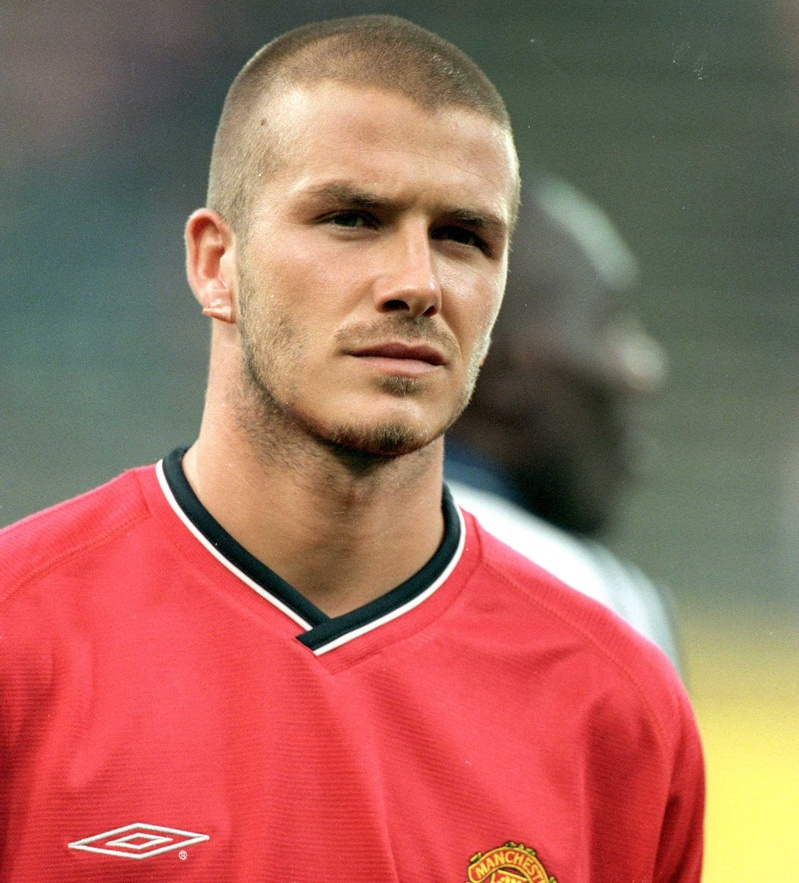
#> input picture images/beckham.jpg, 799 x 883 px, shrunk from 1920 x 2120 before the run
$ python rotate.py
#> lines starting #> are read from the running program, lines starting #| are printed output that depends on the picture
#https://www.udemy.com/pythoncv/learn/v4/t/lecture/5562732?start=0
import numpy as np
import cv2

pic = cv2.imread(r'images/beckham.jpg')
#> pic is the input picture: shape (883, 799, 3); mean B, G, R 93.4, 107.3, 159.6
cols = pic.shape[1]
#> cols = 799
rows = pic.shape[0]
#> rows = 883
centre =(cols/2,rows/2)
#> centre = (399.5, 441.5)
angle = 90

M = cv2.getRotationMatrix2D(centre, angle, 1)
rotate = cv2.warpAffine(pic, M, (cols, rows))
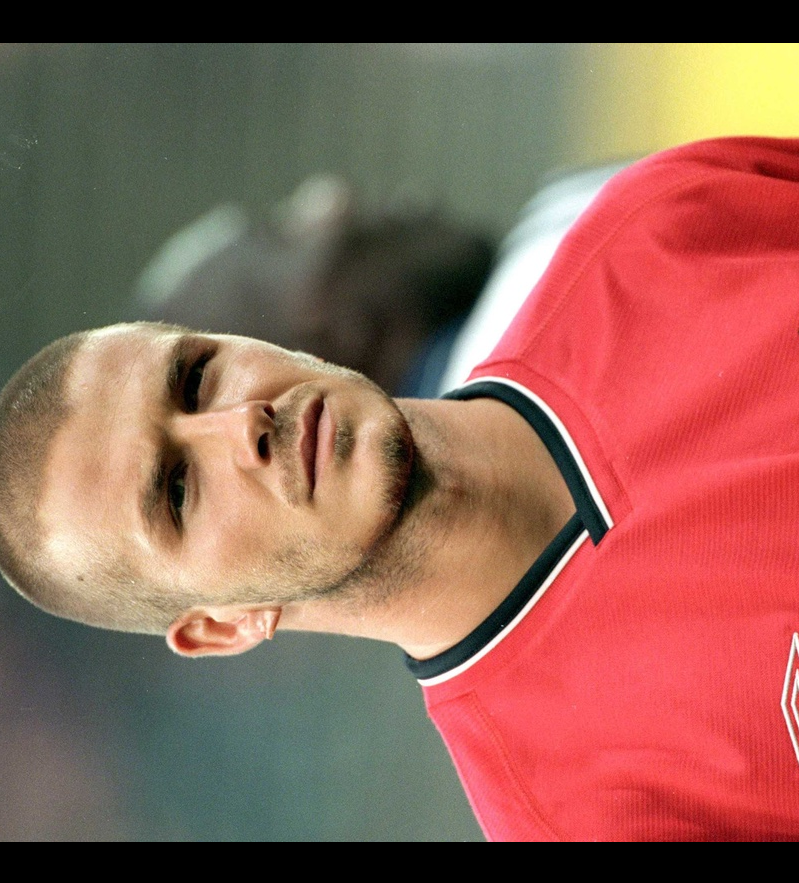
#> rotate: shape (883, 799, 3); mean B, G, R 86.6, 99.1, 145.6
cv2.imshow('rotated', rotate)

cv2.waitKey(0)
cv2.destroyAllWindows()

$ run again, with images/arnie_30_30_200_2001.jpg copied over images/beckham.jpg
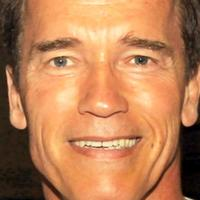
#> input picture images/arnie_30_30_200_2001.jpg, 200 x 200 px
#> pic is the input picture: shape (200, 200, 3); mean B, G, R 86.1, 127.7, 186.2
#> `rotate = cv2.warpAffine(pic, M, (cols, rows))`:
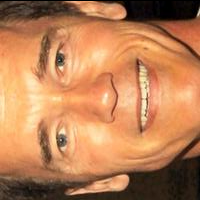
#> rotate: shape (200, 200, 3); mean B, G, R 86, 127.5, 186

$ run again, with images/dice_small.jpg copied over images/beckham.jpg
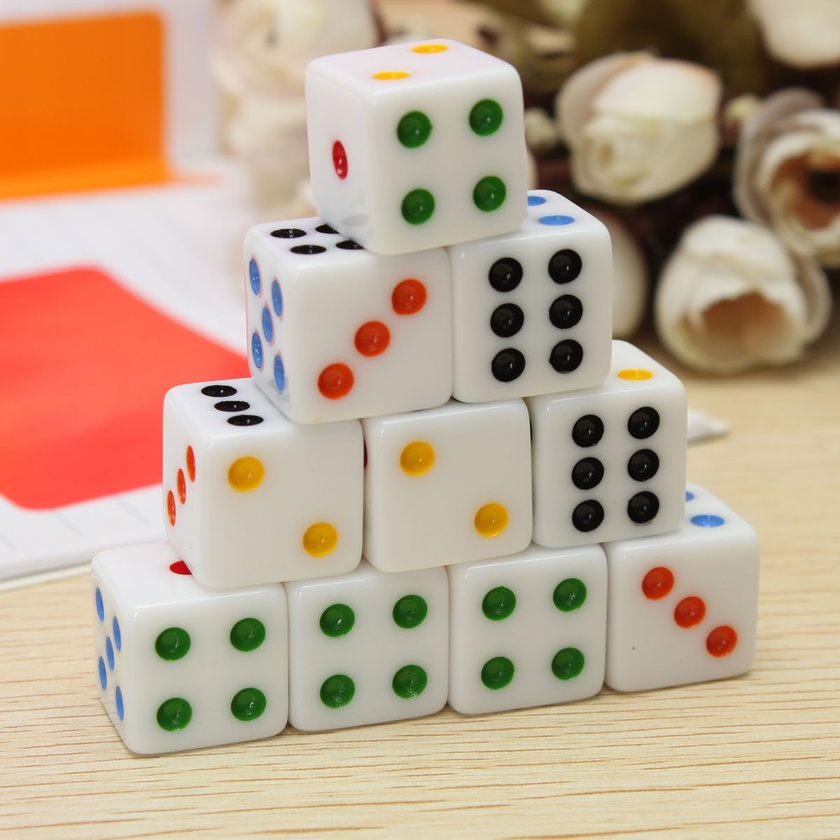
#> input picture images/dice_small.jpg, 840 x 840 px, shrunk from 1200 x 1200 before the run
#> pic is the input picture: shape (840, 840, 3); mean B, G, R 141.6, 165.7, 190.2
#> `rotate = cv2.warpAffine(pic, M, (cols, rows))`:
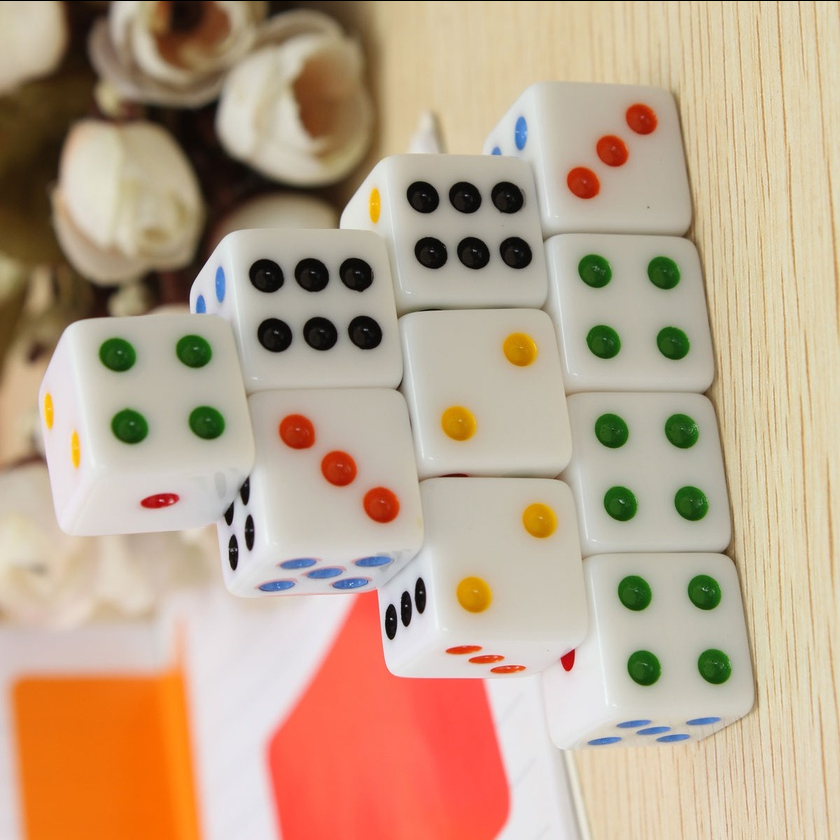
#> rotate: shape (840, 840, 3); mean B, G, R 141.4, 165.5, 189.9
